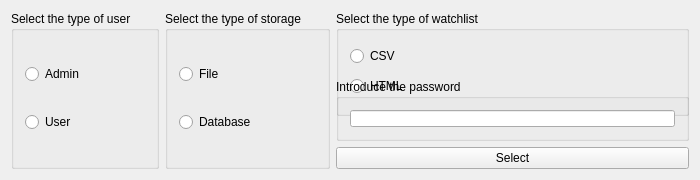
<?xml version="1.0" encoding="UTF-8"?>
<ui version="4.0">
 <class>MainWindow</class>
 <widget class="QMainWindow" name="MainWindow">
  <property name="geometry">
   <rect>
    <x>0</x>
    <y>0</y>
    <width>700</width>
    <height>180</height>
   </rect>
  </property>
  <property name="minimumSize">
   <size>
    <width>700</width>
    <height>180</height>
   </size>
  </property>
  <property name="windowTitle">
   <string>MainWindow</string>
  </property>
  <widget class="QWidget" name="centralWidget">
   <property name="minimumSize">
    <size>
     <width>696</width>
     <height>0</height>
    </size>
   </property>
   <layout class="QGridLayout" name="gridLayout">
    <item row="0" column="1" rowspan="2">
     <layout class="QVBoxLayout" name="verticalLayout_2">
      <item>
       <widget class="QGroupBox" name="groupBox_2">
        <property name="minimumSize">
         <size>
          <width>0</width>
          <height>130</height>
         </size>
        </property>
        <property name="title">
         <string>Select the type of storage</string>
        </property>
        <layout class="QVBoxLayout" name="verticalLayout_6">
         <item>
          <widget class="QRadioButton" name="file">
           <property name="text">
            <string>File</string>
           </property>
          </widget>
         </item>
         <item>
          <widget class="QRadioButton" name="database">
           <property name="text">
            <string>Database</string>
           </property>
          </widget>
         </item>
        </layout>
       </widget>
      </item>
     </layout>
    </item>
    <item row="0" column="2">
     <layout class="QVBoxLayout" name="verticalLayout_3">
      <item>
       <widget class="QGroupBox" name="groupBox_4">
        <property name="minimumSize">
         <size>
          <width>0</width>
          <height>105</height>
         </size>
        </property>
        <property name="title">
         <string>Select the type of watchlist</string>
        </property>
        <layout class="QVBoxLayout" name="verticalLayout_5">
         <item>
          <widget class="QRadioButton" name="CSV">
           <property name="text">
            <string>CSV</string>
           </property>
          </widget>
         </item>
         <item>
          <widget class="QRadioButton" name="HTML">
           <property name="text">
            <string>HTML</string>
           </property>
          </widget>
         </item>
        </layout>
       </widget>
      </item>
      <item>
       <widget class="QGroupBox" name="groupBox_3">
        <property name="minimumSize">
         <size>
          <width>0</width>
          <height>0</height>
         </size>
        </property>
        <property name="title">
         <string>Introduce the password</string>
        </property>
        <layout class="QVBoxLayout" name="verticalLayout_4">
         <item>
          <widget class="QLineEdit" name="lineEdit"/>
         </item>
        </layout>
       </widget>
      </item>
     </layout>
    </item>
    <item row="0" column="0" rowspan="2">
     <layout class="QVBoxLayout" name="verticalLayout">
      <item>
       <widget class="QGroupBox" name="groupBox">
        <property name="minimumSize">
         <size>
          <width>0</width>
          <height>130</height>
         </size>
        </property>
        <property name="title">
         <string>Select the type of user</string>
        </property>
        <layout class="QVBoxLayout" name="verticalLayout_7">
         <item>
          <widget class="QRadioButton" name="Admin">
           <property name="text">
            <string>Admin</string>
           </property>
          </widget>
         </item>
         <item>
          <widget class="QRadioButton" name="User">
           <property name="text">
            <string>User</string>
           </property>
          </widget>
         </item>
        </layout>
       </widget>
      </item>
     </layout>
    </item>
    <item row="1" column="2">
     <widget class="QPushButton" name="pushButton">
      <property name="text">
       <string>Select</string>
      </property>
     </widget>
    </item>
   </layout>
  </widget>
 </widget>
 <layoutdefault spacing="6" margin="11"/>
 <resources/>
 <connections/>
</ui>
